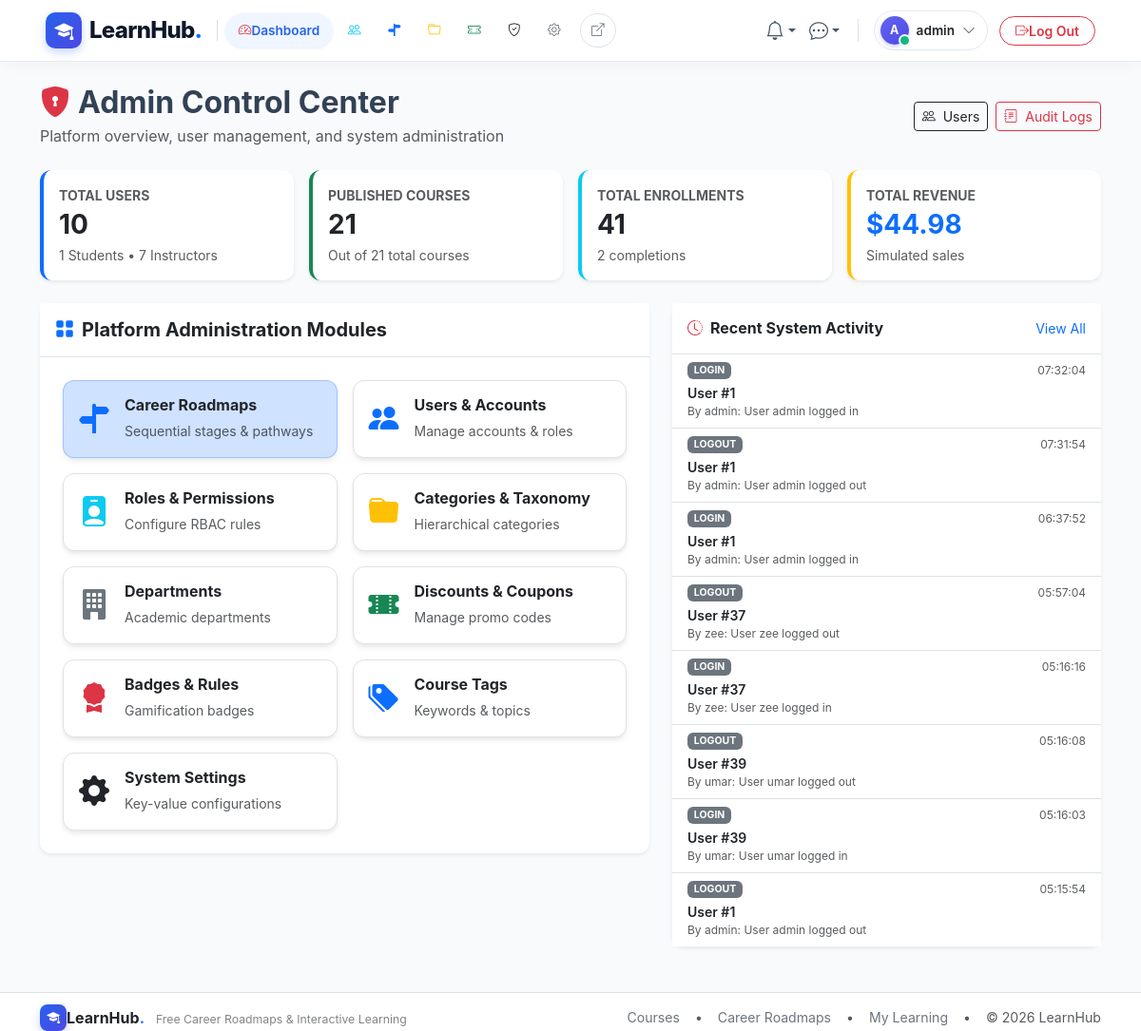
Page /admin/ (signed in) on the earlier database version.
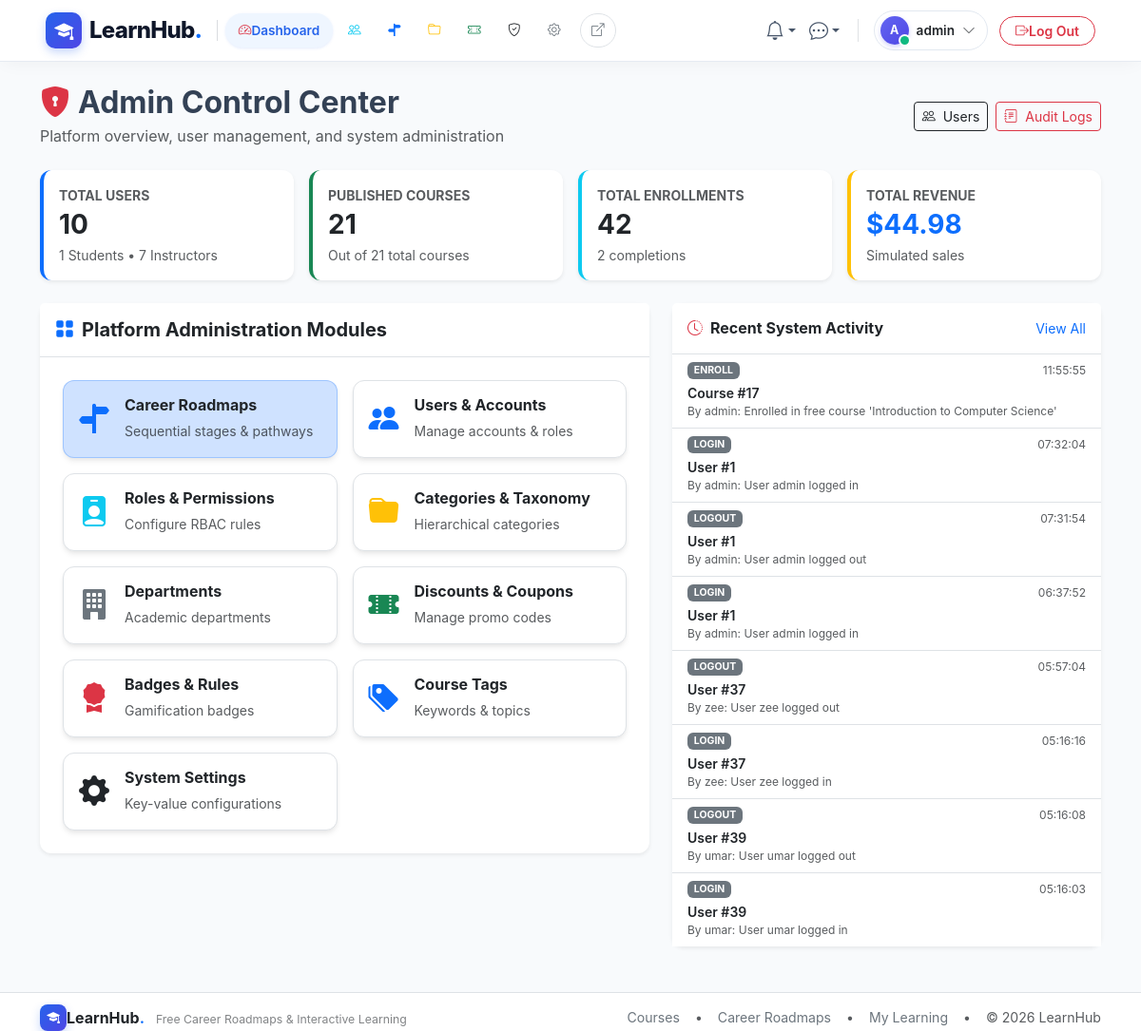
Same page on the later database version.
### app/models/admin.py (models this page shows, shortened)
class AuditLog(db.Model):
    __tablename__ = 'audit_logs'
    id = db.Column(db.Integer, primary_key=True)
    user_id = db.Column(db.Integer, db.ForeignKey('users.id', ondelete='SET NULL'), nullable=True, index=True)
    action = db.Column(db.String(50), nullable=False, index=True)  # create, update, delete, login, logout
    entity_type = db.Column(db.String(50), nullable=False, index=True)  # User, Course, Quiz, Assignment, etc.
    entity_id = db.Column(db.Integer, nullable=True)
    details = db.Column(db.Text, nullable=True)
    ip_address = db.Column(db.String(45), nullable=True)
    created_at = db.Column(db.DateTime, default=utcnow, nullable=False, index=True)
    user = db.relationship('User', back_populates='audit_logs')

### app/models/users.py (models this page shows, shortened)
class User(UserMixin, db.Model):
    __tablename__ = 'users'
    id = db.Column(db.Integer, primary_key=True)
    email = db.Column(db.String(120), unique=True, nullable=False, index=True)
    username = db.Column(db.String(80), unique=True, nullable=False, index=True)
    password_hash = db.Column(db.String(255), nullable=False)
    role_id = db.Column(db.Integer, db.ForeignKey('roles.id'), nullable=False)
    is_active = db.Column(db.Boolean, default=True, nullable=False)
    last_login = db.Column(db.DateTime, nullable=True)
    created_at = db.Column(db.DateTime, default=utcnow, nullable=False)
    role = db.relationship('Role', back_populates='users', lazy='joined')
    profile = db.relationship('UserProfile', back_populates='user', uselist=False, cascade='all, delete-orphan', lazy='joined')
    notifications = db.relationship('Notification', back_populates='user', cascade='all, delete-orphan', lazy='select', order_by='Notification.created_at.desc()')
    enrollments = db.relationship('Enrollment', back_populates='user', lazy='select')
    orders = db.relationship('Order', back_populates='user', lazy='select')
    course_instructors = db.relationship('CourseInstructor', back_populates='user', lazy='select')
    created_courses = db.relationship('Course', back_populates='creator', foreign_keys='Course.created_by', lazy='select')
    wishlists = db.relationship('Wishlist', back_populates='user', cascade='all, delete-orphan', lazy='select')
    quiz_attempts = db.relationship('QuizAttempt', back_populates='user', lazy='select')
    submissions = db.relationship('Submission', back_populates='user', lazy='select')
    forum_threads = db.relationship('ForumThread', back_populates='author', lazy='select')
    forum_posts = db.relationship('ForumPost', back_populates='author', lazy='select')
    post_likes = db.relationship('PostLike', back_populates='user', cascade='all, delete-orphan', lazy='select')
    sent_messages = db.relationship('Message', back_populates='sender', foreign_keys='Message.sender_id', lazy='select')
    received_messages = db.relationship('Message', back_populates='recipient', foreign_keys='Message.recipient_id', lazy='select')
    user_badges = db.relationship('UserBadge', back_populates='user', cascade='all, delete-orphan', lazy='select')
    reviews = db.relationship('Review', back_populates='user', lazy='select')
    audit_logs = db.relationship('AuditLog', back_populates='user', lazy='select')
    def has_role(self, role_name: str) -> bool:
        return bool(self.role and self.role.name.lower() == role_name.lower())
    @property
    def is_admin(self) -> bool:
        return self.has_role('admin')
    @property
    def is_instructor(self) -> bool:
        return self.has_role('instructor')

### app/blueprints/admin/routes.py (the view)
@admin_bp.route('/')
def dashboard():
    total_users = User.query.count()
    total_students = User.query.join(Role).filter(Role.name == 'student').count()
    total_instructors = User.query.join(Role).filter(Role.name == 'instructor').count()
    total_courses = Course.query.count()
    published_courses = Course.query.filter_by(status='published').count()
    total_enrollments = Enrollment.query.count()
    completed_enrollments = Enrollment.query.filter_by(status='completed').count()
    revenue = db.session.query(db.func.sum(Order.total)).filter(Order.status == 'paid').scalar() or 0.0
    recent_logs = AuditLog.query.order_by(AuditLog.created_at.desc()).limit(8).all()
    return render_template(
        'admin/dashboard.html',
        total_users=total_users,
        total_students=total_students,
        total_instructors=total_instructors,
        total_courses=total_courses,
        published_courses=published_courses,
        total_enrollments=total_enrollments,
        completed_enrollments=completed_enrollments,
        revenue=revenue,
        recent_logs=recent_logs
    )

### app/blueprints/admin/routes.py (called while the page is built)
@admin_bp.before_request
@login_required
@admin_required
def require_admin():
    pass

### app/templates/admin/dashboard.html (shortened to what the changed rows need)
{% extends 'base.html' %}
{% block content %}
<div class="container py-4">
  <div class="d-flex justify-content-between align-items-center mb-4">
    <div>
      <h2 class="fw-bold mb-1"><i class="bi bi-shield-lock-fill text-danger me-2"></i>Admin Control Center</h2>
    </div>
  </div>
  <div class="row g-3 mb-4">
    <div class="col-md-3">
      <div class="card p-3 shadow-sm border-0 border-start border-4 border-info">
        <div class="text-muted small fw-bold text-uppercase">Total Enrollments</div>
        <h3 class="fw-bold my-1">{{ total_enrollments }}</h3>
        <span class="small text-muted">{{ completed_enrollments }} completions</span>
      </div>
    </div>
  </div>
  <div class="row g-4">
    <div class="col-lg-5">
      <div class="card shadow-sm border-0 mb-4">
        <div class="card-body p-0">
          <ul class="list-group list-group-flush small">
            {% for log in recent_logs %}
              <li class="list-group-item py-2 px-3">
                <div class="d-flex justify-content-between align-items-center">
                  <span class="badge bg-secondary text-uppercase">{{ log.action }}</span>
                  <span class="text-muted" style="font-size: 0.75rem;">{{ log.created_at.strftime('%H:%M:%S') }}</span>
                </div>
                <div class="fw-semibold mt-1">{{ log.entity_type }} #{{ log.entity_id or '' }}</div>
                <div class="text-muted" style="font-size: 0.75rem;">By {{ log.user.username if log.user else 'System' }}: {{ log.details or '' }}</div>
              </li>
            {% else %}
              <li class="list-group-item text-muted text-center py-3">No activity logged yet.</li>
            {% endfor %}
          </ul>
        </div>
      </div>
    </div>
  </div>
</div>
{% endblock %}

Differences in the rows shown:
no longer on this page (row unchanged): AuditLog: action "LOGOUT", created_at "05:15:54", entity_type "User", entity "1", user "admin", details "User admin logged out"
added AuditLog: action "ENROLL", created_at "11:55:55", entity_type "Course", entity "17", user "admin", details "Enrolled in free course 'Introduction to Computer Science'"
Other differences:
{{ total_enrollments }}: "41" → "42"
